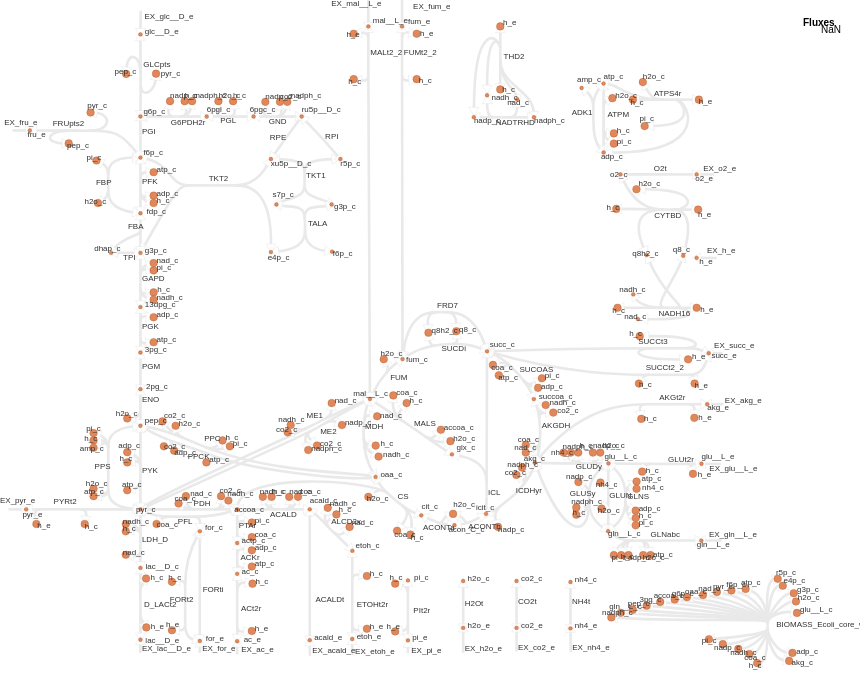

This figure's Vega-Lite source:
### Vega specification from a JSON file in a GitHub repository (floating-point values rounded to 4 significant figures; data arrays with more than 128 entries replaced by an {"elided": "..."} marker saying what was removed)
{"$schema": "https://vega.github.io/schema/vega/v5.json", "width": 860, "height": 687.7, "padding": 0, "autosize": "none", "signals": [{"name": "mapMaxX", "value": 800}, {"name": "mapMaxY", "value": 667.7}, {"name": "legendWidth", "value": 40}, {"name": "legendPadding", "value": 20}, {"name": "signalHeight", "value": 20}, {"name": "signalPadding", "value": 0}, {"name": "metaboliteStrokeWidthData", "value": 0.2931}, {"name": "reactionStrokeWidthData", "value": 2.638}, {"name": "arrowHeadStrokeWidthData", "value": 0.1466}, {"name": "metaboliteFill", "value": "#e0885c"}, {"name": "metaboliteStroke", "value": "#a34610"}, {"name": "metaboliteLightFill", "value": "#F0C4AE"}, {"name": "metaboliteLightStroke", "value": "#D1A388"}, {"name": "labelColor", "value": "#333333"}, {"name": "reverseArrowHeadStrokeColor", "value": "#E9E9E9"}, {"name": "reverseArrowHeadFillColor", "value": "#ffffff"}, {"name": "hiddenColor", "value": "#E9E9E9"}, {"name": "Metabolite_labels", "value": true, "bind": {"input": "checkbox"}}, {"name": "Reaction_labels", "value": true, "bind": {"input": "checkbox"}}, {"name": "mapMaxWidth", "update": "width - legendWidth - legendPadding"}, {"name": "mapMaxHeight", "update": "height - signalHeight - signalPadding"}, {"name": "mapSize", "update": "mapMaxX / mapMaxWidth >  mapMaxY / mapMaxHeight ? [mapMaxWidth, mapMaxWidth / mapMaxX * mapMaxY] : [mapMaxHeight / mapMaxY * mapMaxX, mapMaxHeight]"}, {"name": "mapWidth", "update": "mapSize[0]"}, {"name": "mapHeight", "update": "mapSize[1]"}, {"name": "mapX", "update": "(mapMaxWidth - mapWidth)/2"}, {"name": "mapY", "update": "(mapMaxHeight - mapHeight)/2"}, {"name": "xrange", "update": "[mapX, mapWidth + mapX]"}, {"name": "yrange", "update": "[mapY, mapHeight + mapY]"}, {"name": "down", "value": null, "on": [{"events": "touchend", "update": "null"}, {"events": "mousedown, touchstart", "update": "xy()"}]}, {"name": "xcur", "value": null, "on": [{"events": "mousedown, touchstart, touchend", "update": "slice(xdom)"}]}, {"name": "ycur", "value": null, "on": [{"events": "mousedown, touchstart, touchend", "update": "slice(ydom)"}]}, {"name": "delta", "value": [0, 0], "on": [{"events": [{"source": "window", "type": "mousemove", "consume": true, "between": [{"type": "mousedown"}, {"source": "window", "type": "mouseup"}]}, {"type": "touchmove", "consume": true, "filter": "event.touches.length === 1"}], "update": "down ? [down[0]-x(), down[1]-y()] : [0,0]"}]}, {"name": "anchor", "value": [0, 0], "on": [{"events": "wheel", "update": "[invert('positionXScale', x()), invert('positionYScale', y())]"}, {"events": {"type": "touchstart", "filter": "event.touches.length===2"}, "update": "[(xdom[0] + xdom[1]) / 2, (ydom[0] + ydom[1]) / 2]"}]}, {"name": "zoom", "value": 1, "on": [{"events": "wheel!", "force": true, "update": "pow(1.001, event.deltaY * pow(16, event.deltaMode))"}, {"events": {"signal": "dist2"}, "force": true, "update": "dist1 / dist2"}]}, {"name": "dist1", "value": 0, "on": [{"events": {"type": "touchstart", "filter": "event.touches.length===2"}, "update": "pinchDistance(event)"}, {"events": {"signal": "dist2"}, "update": "dist2"}]}, {"name": "dist2", "value": 0, "on": [{"events": {"type": "touchmove", "consume": true, "filter": "event.touches.length===2"}, "update": "pinchDistance(event)"}]}, {"name": "xdom", "update": "slice([0, mapMaxX])", "on": [{"events": {"signal": "delta"}, "update": "[xcur[0] + span(xcur) * delta[0] / mapWidth, xcur[1] + span(xcur) * delta[0] / mapWidth]"}, {"events": {"signal": "zoom"}, "update": "[anchor[0] + (xdom[0] - anchor[0]) * zoom, anchor[0] + (xdom[1] - anchor[0]) * zoom]"}]}, {"name": "ydom", "update": "slice([0, mapMaxY])", "on": [{"events": {"signal": "delta"}, "update": "[ycur[0] + span(ycur) * delta[1] / mapHeight, ycur[1] + span(ycur) * delta[1] / mapHeight]"}, {"events": {"signal": "zoom"}, "update": "[anchor[1] + (ydom[0] - anchor[1]) * zoom, anchor[1] + (ydom[1] - anchor[1]) * zoom]"}]}, {"name": "currentZoom", "update": "(xrange[1] - xrange[0]) / (xdom[1] - xdom[0])"}, {"name": "hover", "value": null, "on": [{"events": "*:mouseover", "update": "item().datum"}, {"events": "*:mouseout", "update": "null"}]}], "data": [{"name": "metabolites", "values": {"elided": "244 records"}}, {"name": "reactionSegmentCoordinates", "values": {"elided": "483 records"}}, {"name": "reactionArrowHeadCoordinates", "values": {"elided": "360 records"}}, {"name": "reactionLabels", "values": [{"id": "1577514", "biggId": "FORt2", "x": 169.9, "y": 601.5, "reactionIds": [], "metaboliteIds": ["1576666", "1576811", "1576833", "1576590"], "relatedMetaboliteIds": []}, {"id": "1577518", "biggId": "FORti", "x": 202.7, "y": 592.0, "reactionIds": [], "metaboliteIds": ["1576666", "1576590"], "relatedMetaboliteIds": []}, {"id": "1576747", "biggId": "LDH_D", "x": 141.9, "y": 541.6, "reactionIds": [], "metaboliteIds": ["1576633", "1576634", "1576584", "1576511", "1576635"], "relatedMetaboliteIds": []}, {"id": "1576746", "biggId": "ATPM", "x": 607.4, "y": 116.7, "reactionIds": [], "metaboliteIds": ["1576631", "1576632", "1576536", "1576630", "1576534"], "relatedMetaboliteIds": []}, {"id": "1576745", "biggId": "GLUN", "x": 609.3, "y": 497.8, "reactionIds": [], "metaboliteIds": ["1576578", "1576628", "1576629", "1576554"], "relatedMetaboliteIds": []}, {"id": "1576744", "biggId": "EX_ac_e", "x": 241.2, "y": 651.8, "reactionIds": [], "metaboliteIds": ["1576627"], "relatedMetaboliteIds": []}, {"id": "1576743", "biggId": "G6PDH2r", "x": 170.7, "y": 124.6, "reactionIds": [], "metaboliteIds": ["1576626", "1576524", "1576625", "1576623", "1576624"], "relatedMetaboliteIds": []}, {"id": "1576742", "biggId": "ME1", "x": 306.6, "y": 417.9, "reactionIds": [], "metaboliteIds": ["1576504", "1576620", "1576622", "1576621", "1576511"], "relatedMetaboliteIds": []}, {"id": "1576741", "biggId": "GLNabc", "x": 650.5, "y": 536.9, "reactionIds": [], "metaboliteIds": ["1576616", "1576617", "1576618", "1576578", "1576615", "1576619", "1576537"], "relatedMetaboliteIds": []}, {"id": "1577547", "biggId": "BIOMASS_Ecoli_core_w_GAM", "x": 776.2, "y": 626.8, "reactionIds": [], "metaboliteIds": ["1577098", "1577083", "1577090", "1577080", "1577093", "1577092", "1577087", "1577084", "1577078", "1577097", "1577091", "1577085", "1577077", "1577082", "1577089", "1577073", "1577096", "1577088", "1577094", "1577095", "1577086", "1577079", "1577081"], "relatedMetaboliteIds": []}, {"id": "1576749", "biggId": "H2Ot", "x": 464.7, "y": 605.9, "reactionIds": [], "metaboliteIds": ["1576640", "1576639"], "relatedMetaboliteIds": []}, {"id": "1576748", "biggId": "MDH", "x": 365.0, "y": 428.6, "reactionIds": [], "metaboliteIds": ["1576637", "1576504", "1576521", "1576636", "1576638"], "relatedMetaboliteIds": []}, {"id": "1577545", "biggId": "SUCDi", "x": 441.5, "y": 350.7, "reactionIds": [], "metaboliteIds": ["1576814", "1576533", "1576503", "1576830"], "relatedMetaboliteIds": []}, {"id": "1577540", "biggId": "NADH16", "x": 658.5, "y": 315.8, "reactionIds": [], "metaboliteIds": ["1576827", "1576809", "1576820", "1576542", "1576539", "1576808"], "relatedMetaboliteIds": []}, {"id": "1577507", "biggId": "ALCD2x", "x": 331.2, "y": 524.3, "reactionIds": [], "metaboliteIds": ["1576822", "1576824", "1576829", "1576813", "1576817"], "relatedMetaboliteIds": []}, {"id": "1576754", "biggId": "PPS", "x": 94.55, "y": 469.0, "reactionIds": [], "metaboliteIds": ["1576643", "1576646", "1576644", "1576645", "1576511", "1576517", "1576642"], "relatedMetaboliteIds": []}, {"id": "1576755", "biggId": "EX_glc__D_e", "x": 144.5, "y": 18.83, "reactionIds": [], "metaboliteIds": ["1576647"], "relatedMetaboliteIds": []}, {"id": "1576756", "biggId": "ETOHt2r", "x": 356.7, "y": 607.0, "reactionIds": [], "metaboliteIds": ["1576649", "1576829", "1576650", "1576648"], "relatedMetaboliteIds": []}, {"id": "1576757", "biggId": "PGM", "x": 141.9, "y": 368.6, "reactionIds": [], "metaboliteIds": ["1576486", "1576522"], "relatedMetaboliteIds": []}, {"id": "1576750", "biggId": "EX_h2o_e", "x": 464.7, "y": 651.3, "reactionIds": [], "metaboliteIds": ["1576639"], "relatedMetaboliteIds": []}, {"id": "1576751", "biggId": "TKT1", "x": 306.1, "y": 178.1, "reactionIds": [], "metaboliteIds": ["1576605", "1576558", "1576546", "1576545"], "relatedMetaboliteIds": []}, {"id": "1576752", "biggId": "CO2t", "x": 518.0, "y": 604.4, "reactionIds": [], "metaboliteIds": ["1576641", "1576544"], "relatedMetaboliteIds": []}, {"id": "1576753", "biggId": "EX_akg_e", "x": 724.8, "y": 402.8, "reactionIds": [], "metaboliteIds": ["1576598"], "relatedMetaboliteIds": []}, {"id": "1576758", "biggId": "EX_etoh_e", "x": 355.1, "y": 654.3, "reactionIds": [], "metaboliteIds": ["1576649"], "relatedMetaboliteIds": []}, {"id": "1576759", "biggId": "ACKr", "x": 240.5, "y": 560.4, "reactionIds": [], "metaboliteIds": ["1576653", "1576613", "1576652", "1576651"], "relatedMetaboliteIds": []}, {"id": "1576710", "biggId": "EX_co2_e", "x": 518.0, "y": 649.9, "reactionIds": [], "metaboliteIds": ["1576544"], "relatedMetaboliteIds": []}, {"id": "1576760", "biggId": "EX_nh4_e", "x": 572.2, "y": 650.5, "reactionIds": [], "metaboliteIds": ["1576526"], "relatedMetaboliteIds": []}, {"id": "1576763", "biggId": "FUMt2_2", "x": 403.8, "y": 55.09, "reactionIds": [], "metaboliteIds": ["1576657", "1576503", "1576659", "1576658"], "relatedMetaboliteIds": []}, {"id": "1576762", "biggId": "EX_pi_e", "x": 411.3, "y": 653.1, "reactionIds": [], "metaboliteIds": ["1576594"], "relatedMetaboliteIds": []}, {"id": "1576765", "biggId": "GLCpts", "x": 143.3, "y": 67.28, "reactionIds": [], "metaboliteIds": ["1576647", "1576663", "1576662", "1576524"], "relatedMetaboliteIds": []}, {"id": "1576764", "biggId": "ACt2r", "x": 241.0, "y": 611.0, "reactionIds": [], "metaboliteIds": ["1576627", "1576652", "1576661", "1576660"], "relatedMetaboliteIds": []}, {"id": "1576766", "biggId": "SUCCt3", "x": 638.2, "y": 344.4, "reactionIds": [], "metaboliteIds": ["1576664", "1576533", "1576531", "1576665"], "relatedMetaboliteIds": []}, {"id": "1576769", "biggId": "GAPD", "x": 141.9, "y": 280.7, "reactionIds": [], "metaboliteIds": ["1576575", "1576669", "1576670", "1576671", "1576672", "1576487"], "relatedMetaboliteIds": []}, {"id": "1576768", "biggId": "PGL", "x": 220.2, "y": 123.4, "reactionIds": [], "metaboliteIds": ["1576667", "1576626", "1576668", "1576490"], "relatedMetaboliteIds": []}, {"id": "1576699", "biggId": "PDH", "x": 193.6, "y": 505.8, "reactionIds": [], "metaboliteIds": ["1576510", "1576514", "1576512", "1576511", "1576515", "1576513"], "relatedMetaboliteIds": []}, {"id": "1576698", "biggId": "ICDHyr", "x": 515.8, "y": 493.3, "reactionIds": [], "metaboliteIds": ["1576506", "1576505", "1576508", "1576507", "1576509"], "relatedMetaboliteIds": []}, {"id": "1576695", "biggId": "O2t", "x": 653.8, "y": 170.8, "reactionIds": [], "metaboliteIds": ["1576495", "1576494"], "relatedMetaboliteIds": []}, {"id": "1576694", "biggId": "GND", "x": 268.8, "y": 123.7, "reactionIds": [], "metaboliteIds": ["1576491", "1576490", "1576493", "1576492", "1576489"], "relatedMetaboliteIds": []}, {"id": "1576697", "biggId": "FUM", "x": 390.2, "y": 380.5, "reactionIds": [], "metaboliteIds": ["1576504", "1576503", "1576502"], "relatedMetaboliteIds": []}, {"id": "1576696", "biggId": "THD2", "x": 503.6, "y": 59.04, "reactionIds": [], "metaboliteIds": ["1576497", "1576498", "1576499", "1576496", "1576500", "1576501"], "relatedMetaboliteIds": []}, {"id": "1576693", "biggId": "PGK", "x": 141.9, "y": 329.0, "reactionIds": [], "metaboliteIds": ["1576488", "1576485", "1576486", "1576487"], "relatedMetaboliteIds": []}, {"id": "1576776", "biggId": "ME2", "x": 320.2, "y": 434.2, "reactionIds": [], "metaboliteIds": ["1576504", "1576690", "1576691", "1576692", "1576511"], "relatedMetaboliteIds": []}, {"id": "1576777", "biggId": "EX_for_e", "x": 202.2, "y": 651.3, "reactionIds": [], "metaboliteIds": ["1576666"], "relatedMetaboliteIds": []}, {"id": "1576774", "biggId": "CS", "x": 397.4, "y": 499.2, "reactionIds": [], "metaboliteIds": ["1576684", "1576521", "1576514", "1576687", "1576685", "1576686"], "relatedMetaboliteIds": []}, {"id": "1576775", "biggId": "PYRt2", "x": 53.62, "y": 503.9, "reactionIds": [], "metaboliteIds": ["1576688", "1576689", "1576511", "1576557"], "relatedMetaboliteIds": []}, {"id": "1576772", "biggId": "GLUDy", "x": 575.9, "y": 469.3, "reactionIds": [], "metaboliteIds": ["1576677", "1576679", "1576676", "1576554", "1576675", "1576678", "1576509"], "relatedMetaboliteIds": []}, {"id": "1576773", "biggId": "ATPS4r", "x": 654.0, "y": 95.6, "reactionIds": [], "metaboliteIds": ["1576682", "1576683", "1576536", "1576681", "1576680", "1576534"], "relatedMetaboliteIds": []}, {"id": "1576770", "biggId": "EX_fum_e", "x": 413.1, "y": 8.767, "reactionIds": [], "metaboliteIds": ["1576657"], "relatedMetaboliteIds": []}, {"id": "1576771", "biggId": "SUCCt2_2", "x": 645.7, "y": 370.5, "reactionIds": [], "metaboliteIds": ["1576533", "1576531", "1576674", "1576673"], "relatedMetaboliteIds": []}, {"id": "1576708", "biggId": "EX_gln__L_e", "x": 708.9, "y": 536.7, "reactionIds": [], "metaboliteIds": ["1576537"], "relatedMetaboliteIds": []}, {"id": "1576703", "biggId": "NH4t", "x": 571.9, "y": 603.6, "reactionIds": [], "metaboliteIds": ["1576526", "1576527"], "relatedMetaboliteIds": []}, {"id": "1576702", "biggId": "PGI", "x": 141.9, "y": 134.1, "reactionIds": [], "metaboliteIds": ["1576525", "1576524"], "relatedMetaboliteIds": []}, {"id": "1576701", "biggId": "ENO", "x": 141.9, "y": 402.3, "reactionIds": [], "metaboliteIds": ["1576517", "1576523", "1576522"], "relatedMetaboliteIds": []}, {"id": "1576700", "biggId": "PPC", "x": 204.2, "y": 441.1, "reactionIds": [], "metaboliteIds": ["1576521", "1576519", "1576520", "1576516", "1576518", "1576517"], "relatedMetaboliteIds": []}, {"id": "1576707", "biggId": "ADK1", "x": 571.7, "y": 114.6, "reactionIds": [], "metaboliteIds": ["1576535", "1576534", "1576536"], "relatedMetaboliteIds": []}, {"id": "1576706", "biggId": "ICL", "x": 488.1, "y": 495.0, "reactionIds": [], "metaboliteIds": ["1576505", "1576533", "1576532"], "relatedMetaboliteIds": []}, {"id": "1576705", "biggId": "EX_succ_e", "x": 714.1, "y": 348.2, "reactionIds": [], "metaboliteIds": ["1576531"], "relatedMetaboliteIds": []}, {"id": "1576704", "biggId": "FBP", "x": 95.94, "y": 185.2, "reactionIds": [], "metaboliteIds": ["1576529", "1576528", "1576525", "1576530"], "relatedMetaboliteIds": []}, {"id": "1577548", "biggId": "ACONTa", "x": 423.0, "y": 530.4, "reactionIds": [], "metaboliteIds": ["1577102", "1577103", "1576685"], "relatedMetaboliteIds": []}, {"id": "1577549", "biggId": "ACONTb", "x": 468.3, "y": 529.3, "reactionIds": [], "metaboliteIds": ["1576505", "1577103", "1577102"], "relatedMetaboliteIds": []}, {"id": "1577546", "biggId": "D_LACt2", "x": 143.9, "y": 606.7, "reactionIds": [], "metaboliteIds": ["1577071", "1576556", "1576584", "1577072"], "relatedMetaboliteIds": []}, {"id": "1576711", "biggId": "TALA", "x": 307.9, "y": 225.5, "reactionIds": [], "metaboliteIds": ["1576548", "1576547", "1576546", "1576545"], "relatedMetaboliteIds": []}, {"id": "1576712", "biggId": "PYK", "x": 141.9, "y": 472.7, "reactionIds": [], "metaboliteIds": ["1576550", "1576549", "1576511", "1576517", "1576551"], "relatedMetaboliteIds": []}, {"id": "1576713", "biggId": "GLUt2r", "x": 668.1, "y": 462.4, "reactionIds": [], "metaboliteIds": ["1576554", "1576552", "1576555", "1576553"], "relatedMetaboliteIds": []}, {"id": "1576714", "biggId": "EX_lac__D_e", "x": 141.9, "y": 651.5, "reactionIds": [], "metaboliteIds": ["1576556"], "relatedMetaboliteIds": []}, {"id": "1576715", "biggId": "EX_pyr_e", "x": 0.0, "y": 503.4, "reactionIds": [], "metaboliteIds": ["1576557"], "relatedMetaboliteIds": []}, {"id": "1576716", "biggId": "RPE", "x": 269.8, "y": 139.6, "reactionIds": [], "metaboliteIds": ["1576493", "1576558"], "relatedMetaboliteIds": []}, {"id": "1576717", "biggId": "EX_h_e", "x": 707.0, "y": 252.9, "reactionIds": [], "metaboliteIds": ["1576559"], "relatedMetaboliteIds": []}, {"id": "1576761", "biggId": "GLUSy", "x": 569.8, "y": 495.6, "reactionIds": [], "metaboliteIds": ["1576654", "1576655", "1576656", "1576554", "1576578", "1576509"], "relatedMetaboliteIds": []}, {"id": "1577490", "biggId": "ACALD", "x": 270.0, "y": 517.2, "reactionIds": [], "metaboliteIds": ["1576812", "1576828", "1576514", "1576825", "1576832", "1576817"], "relatedMetaboliteIds": []}, {"id": "1577497", "biggId": "ACALDt", "x": 315.4, "y": 602.3, "reactionIds": [], "metaboliteIds": ["1576815", "1576817"], "relatedMetaboliteIds": []}, {"id": "1577498", "biggId": "EX_acald_e", "x": 312.3, "y": 652.6, "reactionIds": [], "metaboliteIds": ["1576815"], "relatedMetaboliteIds": []}, {"id": "1576724", "biggId": "GLNS", "x": 627.4, "y": 499.1, "reactionIds": [], "metaboliteIds": ["1576580", "1576576", "1576579", "1576581", "1576577", "1576554", "1576578"], "relatedMetaboliteIds": []}, {"id": "1576727", "biggId": "AKGDH", "x": 541.7, "y": 428.3, "reactionIds": [], "metaboliteIds": ["1576585", "1576570", "1576586", "1576588", "1576587", "1576509"], "relatedMetaboliteIds": []}, {"id": "1576726", "biggId": "NADTRHD", "x": 495.6, "y": 124.5, "reactionIds": [], "metaboliteIds": ["1576496", "1576497", "1576500", "1576501"], "relatedMetaboliteIds": []}, {"id": "1576721", "biggId": "PFK", "x": 141.9, "y": 183.9, "reactionIds": [], "metaboliteIds": ["1576529", "1576525", "1576573", "1576574", "1576572"], "relatedMetaboliteIds": []}, {"id": "1576720", "biggId": "SUCOAS", "x": 519.5, "y": 372.3, "reactionIds": [], "metaboliteIds": ["1576570", "1576533", "1576568", "1576569", "1576567", "1576571"], "relatedMetaboliteIds": []}, {"id": "1576723", "biggId": "TKT2", "x": 208.7, "y": 180.7, "reactionIds": [], "metaboliteIds": ["1576547", "1576575", "1576525", "1576558"], "relatedMetaboliteIds": []}, {"id": "1576722", "biggId": "EX_glu__L_e", "x": 709.3, "y": 470.6, "reactionIds": [], "metaboliteIds": ["1576552"], "relatedMetaboliteIds": []}, {"id": "1576729", "biggId": "EX_o2_e", "x": 703.2, "y": 170.6, "reactionIds": [], "metaboliteIds": ["1576494"], "relatedMetaboliteIds": []}, {"id": "1576728", "biggId": "PFL", "x": 177.8, "y": 524.3, "reactionIds": [], "metaboliteIds": ["1576514", "1576589", "1576590", "1576511"], "relatedMetaboliteIds": []}, {"id": "1577532", "biggId": "MALt2_2", "x": 370.3, "y": 54.87, "reactionIds": [], "metaboliteIds": ["1576504", "1576831", "1576810", "1576816"], "relatedMetaboliteIds": []}, {"id": "1577537", "biggId": "EX_mal__L_e", "x": 331.2, "y": 6.442, "reactionIds": [], "metaboliteIds": ["1576816"], "relatedMetaboliteIds": []}, {"id": "1576732", "biggId": "AKGt2r", "x": 659.2, "y": 399.7, "reactionIds": [], "metaboliteIds": ["1576598", "1576599", "1576600", "1576509"], "relatedMetaboliteIds": []}, {"id": "1576733", "biggId": "FBA", "x": 128.0, "y": 228.8, "reactionIds": [], "metaboliteIds": ["1576529", "1576575", "1576601"], "relatedMetaboliteIds": []}, {"id": "1576730", "biggId": "PPCK", "x": 187.7, "y": 458.8, "reactionIds": [], "metaboliteIds": ["1576593", "1576521", "1576592", "1576591", "1576517"], "relatedMetaboliteIds": []}, {"id": "1576731", "biggId": "PIt2r", "x": 413.3, "y": 612.6, "reactionIds": [], "metaboliteIds": ["1576596", "1576594", "1576595", "1576597"], "relatedMetaboliteIds": []}, {"id": "1576736", "biggId": "RPI", "x": 325.1, "y": 138.5, "reactionIds": [], "metaboliteIds": ["1576493", "1576605"], "relatedMetaboliteIds": []}, {"id": "1576737", "biggId": "MALS", "x": 413.9, "y": 426.2, "reactionIds": [], "metaboliteIds": ["1576504", "1576532", "1576607", "1576609", "1576606", "1576608"], "relatedMetaboliteIds": []}, {"id": "1576734", "biggId": "TPI", "x": 123.1, "y": 260.2, "reactionIds": [], "metaboliteIds": ["1576575", "1576601"], "relatedMetaboliteIds": []}, {"id": "1576735", "biggId": "CYTBD", "x": 654.2, "y": 217.6, "reactionIds": [], "metaboliteIds": ["1576602", "1576604", "1576542", "1576495", "1576603", "1576539"], "relatedMetaboliteIds": []}, {"id": "1576739", "biggId": "PTAr", "x": 238.6, "y": 528.4, "reactionIds": [], "metaboliteIds": ["1576514", "1576613", "1576614", "1576612"], "relatedMetaboliteIds": []}, {"id": "1577529", "biggId": "EX_fru_e", "x": 4.19, "y": 124.8, "reactionIds": [], "metaboliteIds": ["1576826"], "relatedMetaboliteIds": []}, {"id": "1577520", "biggId": "FRD7", "x": 437.1, "y": 308.2, "reactionIds": [], "metaboliteIds": ["1576814", "1576533", "1576503", "1576830"], "relatedMetaboliteIds": []}, {"id": "1577524", "biggId": "FRUpts2", "x": 52.71, "y": 125.7, "reactionIds": [], "metaboliteIds": ["1576819", "1576821", "1576525", "1576826"], "relatedMetaboliteIds": []}]}, {"sedmlUri": ["simulation.sedml", "reaction_fluxes"], "name": "reactionFluxes"}, {"name": "metabolitesScaled", "source": "metabolites", "transform": [{"type": "formula", "expr": "datum.biggId + ': ' + datum.name", "as": "idName"}, {"type": "formula", "expr": "scale('positionXScale', datum.x)", "as": "xScaled"}, {"type": "formula", "expr": "scale('positionYScale', datum.y)", "as": "yScaled"}, {"type": "formula", "expr": "datum.size * currentZoom", "as": "sizeScaled"}, {"type": "formula", "expr": "metaboliteStrokeWidthData * currentZoom", "as": "strokeWidthScaled"}, {"type": "formula", "expr": "hover ? (hover.id == datum.id ? metaboliteFill : (indexof(hover.metaboliteIds, datum.id) >= 0 ? metaboliteFill : (indexof(hover.relatedMetaboliteIds, datum.id) >= 0 ? metaboliteLightFill : hiddenColor))) : metaboliteFill", "as": "fill"}, {"type": "formula", "expr": "hover ? (hover.id == datum.id ? metaboliteStroke : (indexof(hover.metaboliteIds, datum.id) >= 0 ? metaboliteStroke : (indexof(hover.relatedMetaboliteIds, datum.id) >= 0 ? metaboliteLightStroke : hiddenColor))) : metaboliteStroke", "as": "stroke"}]}, {"name": "metaboliteLabelsVisibleScaled", "source": "metabolites", "transform": [{"type": "filter", "expr": "Metabolite_labels"}, {"type": "formula", "expr": "scale('positionXScale', datum.labelX)", "as": "labelXScaled"}, {"type": "formula", "expr": "scale('positionYScale', datum.labelY)", "as": "labelYScaled"}, {"type": "formula", "expr": "8 * currentZoom", "as": "fontSizeScaled"}, {"type": "formula", "expr": "hover ? (hover.id == datum.id ? labelColor : (indexof(hover.metaboliteIds, datum.id) >= 0 ? labelColor : (indexof(hover.relatedMetaboliteIds, datum.id) >= 0 ? labelColor : hiddenColor))) : labelColor", "as": "fill"}]}, {"name": "reactionAbsFluxes", "source": "reactionFluxes", "transform": [{"type": "formula", "expr": "datum.values[0]", "as": "flux"}, {"type": "formula", "expr": "abs(datum.flux)", "as": "absFlux"}]}, {"name": "reactionSegmentPathsAndFluxesScaled", "source": "reactionSegmentCoordinates", "transform": [{"type": "lookup", "from": "reactionAbsFluxes", "key": "label", "fields": ["biggId"], "values": ["flux", "absFlux"], "as": ["flux", "absFlux"]}, {"type": "formula", "expr": "datum.biggId + ': ' + datum.name + ' (' + (datum.flux == 0 ? '0' : format(datum.flux / floor(log(datum.absFlux)/LN10), '.3') + ' x 10^' + toString(floor(log(datum.absFlux)/LN10))) + ')'", "as": "idNameFlux"}, {"type": "formula", "expr": "[datum.id]", "as": "reactionIds"}, {"type": "formula", "expr": "scale('positionXScale', datum.x0)", "as": "x0Scaled"}, {"type": "formula", "expr": "scale('positionYScale', datum.y0)", "as": "y0Scaled"}, {"type": "formula", "expr": "scale('positionXScale', datum.x1)", "as": "x1Scaled"}, {"type": "formula", "expr": "scale('positionYScale', datum.y1)", "as": "y1Scaled"}, {"type": "formula", "expr": "scale('positionXScale', datum.x2)", "as": "x2Scaled"}, {"type": "formula", "expr": "scale('positionYScale', datum.y2)", "as": "y2Scaled"}, {"type": "formula", "expr": "scale('positionXScale', datum.x3)", "as": "x3Scaled"}, {"type": "formula", "expr": "scale('positionYScale', datum.y3)", "as": "y3Scaled"}, {"type": "formula", "expr": "datum.type === 'line' ? ('M' + toString(datum.x0Scaled) + ',' + toString(datum.y0Scaled) + 'L' + toString(datum.x1Scaled) + ',' + toString(datum.y1Scaled)) : ('M' + toString(datum.x0Scaled) + ',' + toString(datum.y0Scaled) + 'C' + toString(datum.x1Scaled) + ',' + toString(datum.y1Scaled) + ' ' + toString(datum.x2Scaled) + ',' + toString(datum.y2Scaled) + ' ' + toString(datum.x3Scaled) + ',' + toString(datum.y3Scaled))", "as": "path"}, {"type": "formula", "expr": "reactionStrokeWidthData * currentZoom", "as": "strokeWidthScaled"}, {"type": "formula", "expr": "hover ? (hover.biggId == datum.biggId || indexof(hover.reactionIds, datum.id) >= 0 ? (datum.absFlux != null ? scale('reactionFluxColorScale', datum.absFlux) : hiddenColor) : hiddenColor) : (datum.absFlux != null ? scale('reactionFluxColorScale', datum.absFlux) : hiddenColor)", "as": "stroke"}]}, {"name": "reactionArrowHeadsAndFluxesScaled", "source": "reactionArrowHeadCoordinates", "transform": [{"type": "lookup", "from": "reactionAbsFluxes", "key": "biggId", "fields": ["biggId"], "values": ["flux", "absFlux"], "as": ["flux", "absFlux"]}, {"type": "formula", "expr": "datum.biggId + ': ' + datum.name + ' (' + (datum.flux == 0 ? '0' : format(datum.flux / floor(log(datum.absFlux)/LN10), '.3') + ' x 10^' + toString(floor(log(datum.absFlux)/LN10))) + ')'", "as": "idNameFlux"}, {"type": "formula", "expr": "[datum.id]", "as": "reactionIds"}, {"type": "formula", "expr": "scale('positionXScale', datum.x)", "as": "xScaled"}, {"type": "formula", "expr": "scale('positionYScale', datum.y)", "as": "yScaled"}, {"type": "formula", "expr": "100 * currentZoom", "as": "sizeScaled"}, {"type": "formula", "expr": "hover ? (hover.biggId == datum.biggId || indexof(hover.reactionIds, datum.id) >= 0 ? (((datum.start && datum.flux > 0) || (!datum.start && datum.flux < 0)) ? (datum.absFlux != null ? scale('reactionFluxColorScale', datum.absFlux) : hiddenColor) : reverseArrowHeadFillColor) : hiddenColor) : (((datum.start && datum.flux > 0) || (!datum.start && datum.flux < 0)) ? (datum.absFlux != null ? scale('reactionFluxColorScale', datum.absFlux) : hiddenColor) : reverseArrowHeadFillColor)", "as": "fill"}, {"type": "formula", "expr": "hover ? (hover.biggId == datum.biggId || indexof(hover.reactionIds, datum.id) >= 0 ? (((datum.start && datum.flux > 0) || (!datum.start && datum.flux < 0)) ? null : reverseArrowHeadStrokeColor) : reverseArrowHeadStrokeColor) : (((datum.start && datum.flux > 0) || (!datum.start && datum.flux < 0)) ? null : reverseArrowHeadStrokeColor)", "as": "stroke"}, {"type": "formula", "expr": "arrowHeadStrokeWidthData * 4 * currentZoom", "as": "strokeWidthScaled"}]}, {"name": "reactionLabelsVisibleScaled", "source": "reactionLabels", "transform": [{"type": "filter", "expr": "Reaction_labels"}, {"type": "formula", "expr": "scale('positionXScale', datum.x)", "as": "xScaled"}, {"type": "formula", "expr": "scale('positionYScale', datum.y)", "as": "yScaled"}, {"type": "formula", "expr": "8 * currentZoom", "as": "fontSizeScaled"}, {"type": "formula", "expr": "hover ? (hover.biggId == datum.biggId || indexof(hover.reactionIds, datum.id) >= 0 ? labelColor : hiddenColor) : labelColor", "as": "fill"}]}], "scales": [{"name": "positionXScale", "type": "linear", "domain": {"signal": "xdom"}, "range": {"signal": "xrange"}, "zero": false}, {"name": "positionYScale", "type": "linear", "domain": {"signal": "ydom"}, "range": {"signal": "yrange"}, "zero": false}, {"name": "reactionFluxColorScale", "type": "quantize", "domain": {"data": "reactionAbsFluxes", "field": "absFlux"}, "range": {"scheme": "viridis", "count": 100}}], "marks": [{"name": "Reactions", "type": "path", "from": {"data": "reactionSegmentPathsAndFluxesScaled"}, "encode": {"enter": {"tooltip": {"field": "idNameFlux"}}, "update": {"path": {"field": "path"}, "stroke": {"field": "stroke"}, "strokeWidth": {"field": "strokeWidthScaled"}}}}, {"name": "ReactionsArrowHeads", "type": "symbol", "from": {"data": "reactionArrowHeadsAndFluxesScaled"}, "encode": {"enter": {"shape": {"value": "triangle"}, "angle": {"field": "angle"}, "tooltip": {"field": "idNameFlux"}}, "update": {"x": {"field": "xScaled"}, "y": {"field": "yScaled"}, "size": {"field": "sizeScaled"}, "fill": {"field": "fill"}, "stroke": {"field": "stroke"}, "strokeWidth": {"field": "strokeWidthScaled"}}}}, {"name": "Metabolites", "type": "symbol", "from": {"data": "metabolitesScaled"}, "interactive": true, "encode": {"enter": {"shape": {"value": "circle"}, "tooltip": {"field": "idName"}}, "update": {"xc": {"field": "xScaled"}, "yc": {"field": "yScaled"}, "size": {"field": "sizeScaled"}, "fill": {"field": "fill"}, "stroke": {"field": "stroke"}, "strokeWidth": {"field": "strokeWidthScaled"}}}}, {"name": "Metabolites labels", "type": "text", "from": {"data": "metaboliteLabelsVisibleScaled"}, "encode": {"enter": {"text": {"field": "biggId"}, "align": {"value": "left"}}, "update": {"x": {"field": "labelXScaled"}, "y": {"field": "labelYScaled"}, "fontSize": {"field": "fontSizeScaled"}, "fill": {"field": "fill"}}}}, {"name": "Reaction labels", "type": "text", "from": {"data": "reactionLabelsVisibleScaled"}, "encode": {"enter": {"text": {"field": "biggId"}, "align": {"value": "left"}}, "update": {"x": {"field": "xScaled"}, "y": {"field": "yScaled"}, "fontSize": {"field": "fontSizeScaled"}, "fill": {"field": "fill"}}}}], "legends": [{"fill": "reactionFluxColorScale", "type": "gradient", "title": "Fluxes", "titleFontSize": 10, "titlePadding": 2, "titleAlign": "left", "orient": "top-right", "direction": "vertical"}]}
